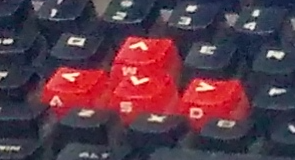
#> input picture p2-XX-YY/input/img1.png, 295 x 160 px, found by its file name
$ python transform_opencv.py
#> lines starting #> are read from the running program, lines starting #| are printed output that depends on the picture
import numpy as np
import cv2
import copy as cp

MIN_MATCH_COUNT = 10

img1 = cv2.imread('input/img1.png')          # queryImage
#> img1 is the input picture: shape (160, 295, 3); mean B, G, R 72.2, 58, 90
img2 = cv2.imread('input/img2.png') # trainImage
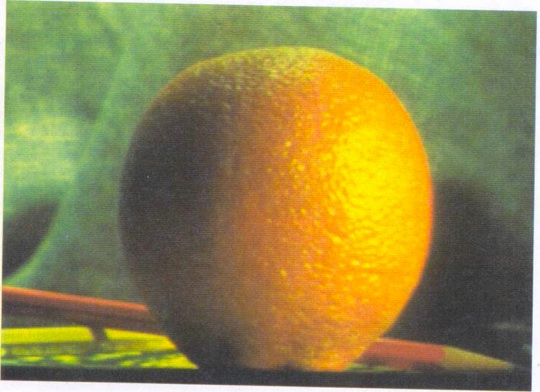
#> input picture p1-XX-YY/input/img2.png, 540 x 392 px, found by its file name
#> img2 is the input picture: shape (392, 540, 3); mean B, G, R 76.6, 135.5, 143.9

# Initiate SIFT detector
sift = cv2.xfeatures2d.SIFT_create()

# find the keypoints and descriptors with SIFT
kp1, des1 = sift.detectAndCompute(img1,None)
#> kp1 = 391 keypoints; strongest (x, y, size): (191, 8, 4.9), (256, 13, 4.3), (273, 91, 4.6), (279, 55, 5.3)
kp2, des2 = sift.detectAndCompute(img2,None)
#> kp2 = 184 keypoints; strongest (x, y, size): (181, 362, 10.1), (362, 208, 109.5), (164, 342, 10), (113, 334, 8.2)

print("KeyPoints: ", len(kp1), len(kp2))
#| KeyPoints:  391 184
print("Descriptors: ", len(des1), len(des2))
#| Descriptors:  391 184

FLANN_INDEX_KDTREE = 0
index_params = dict(algorithm = FLANN_INDEX_KDTREE, trees = 5)
search_params = dict(checks = 50)

flann = cv2.FlannBasedMatcher(index_params, search_params)

matches = flann.knnMatch(des1,des2,k=2)
#> matches = 391 matches

# store all the good matches as per Lowe's ratio test.
good = []
for m,n in matches:
    if m.distance < 0.7*n.distance:
        good.append(m)
#> after the loop, good = 4 matches

if len(good)>MIN_MATCH_COUNT:
    src_pts = np.float32([ kp1[m.queryIdx].pt for m in good ]).reshape(-1,1,2)
    dst_pts = np.float32([ kp2[m.trainIdx].pt for m in good ]).reshape(-1,1,2)

# [6 lines of commented-out code are left out]

    M = cv2.estimateRigidTransform(src_pts, dst_pts, True)

# [8 lines of commented-out code are left out]

    print("M:\n", M)

    # matchesMask = mask.ravel().tolist()

    h, w, y = img1.shape
    pts = np.float32([ [0,0],[0,h-1],[w-1,h-1],[w-1,0] ]).reshape(-1,1,2)
#    dst = cv2.perspectiveTransform(pts,M)

#    img2 = cv2.polylines(img2,[np.int32(dst)],True,255,3, cv2.LINE_AA)

else:
    o = 0
# [7 lines of commented-out code are left out]

img1 = cv2.cvtColor(img1, cv2.COLOR_BGR2GRAY)
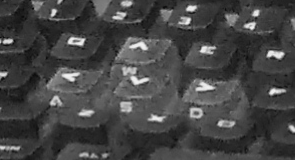
#> img1: shape (160, 295); min 6, max 241, mean 69.2
for i in range(img1.shape[0]):
    for k in range(img1.shape[1]):
        A = np.matrix([i, k])
#> (the run stopped early here; a loop or call above may not have finished)
